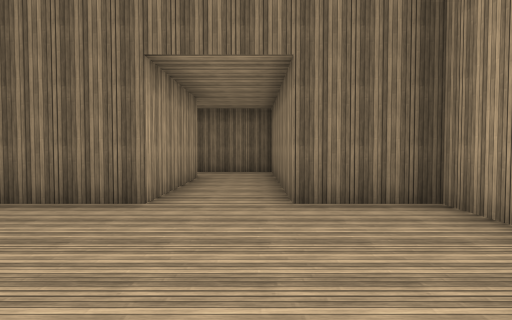
[1] (above)

17 first-person views from a walk through a Unity game level. The camera is 1.5 m above the floor, tilts 2° down and sees 75° across. The floor is counted in squares, 2 m on a side. Each view is taken from the middle of a square. On the plan, view 1 faces up. The plan holds only what a view shows up to about 11 squares ahead; the rest is blank. The player is left out. Surface patterns are stand-ins for the level's own textures.

[2]
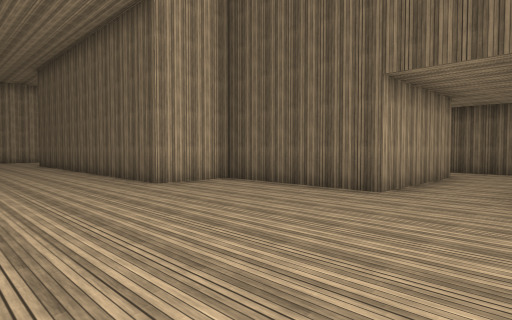

[3]
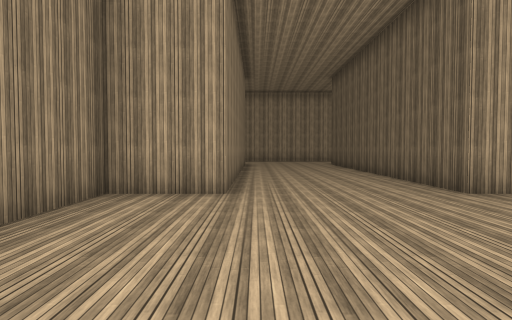

[4]
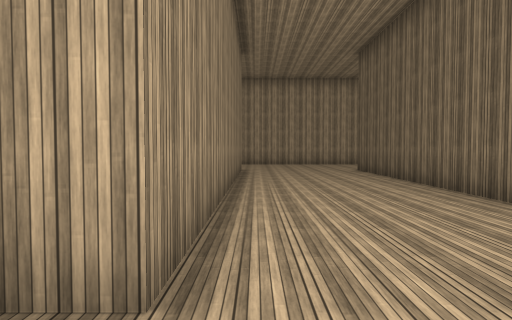

[5]
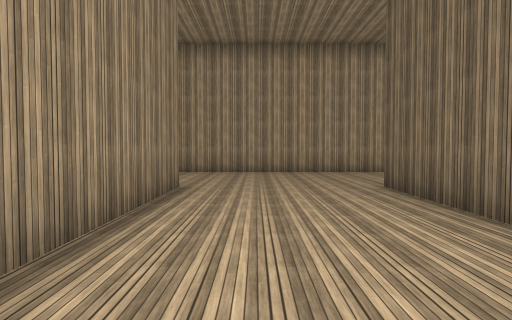

[6]
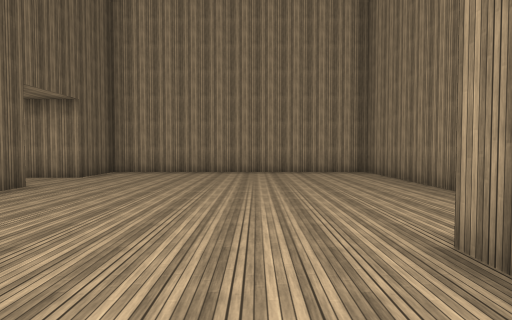

[7]
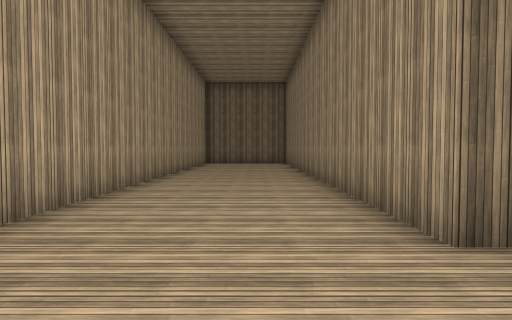

[8]
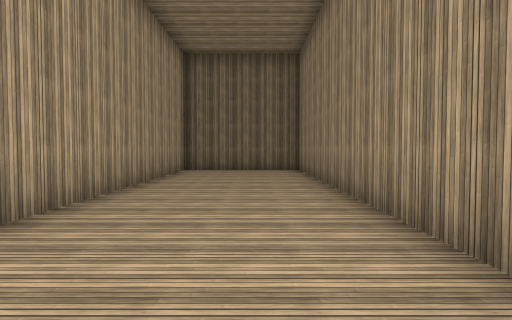

[9]
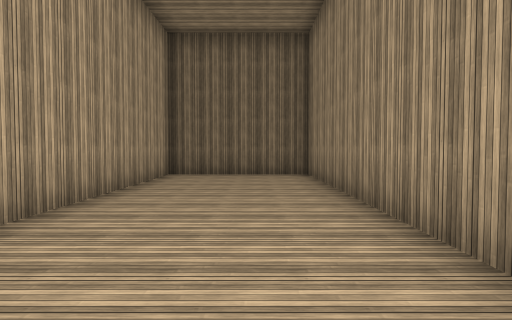

[10]
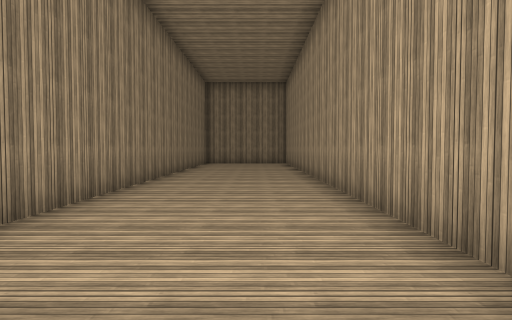

[11]
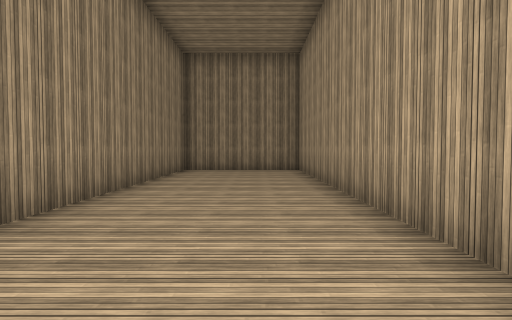

[12]
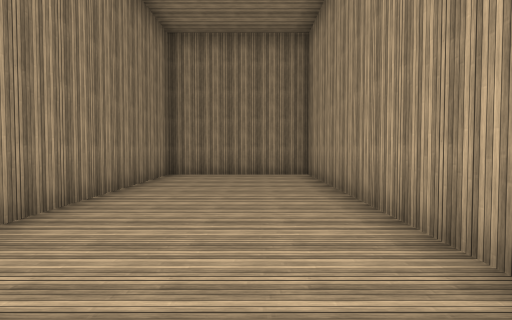

[13]
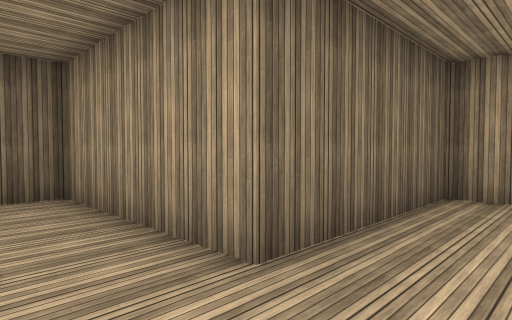

[14]
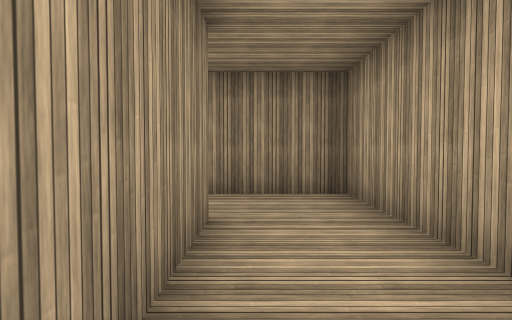

[15]
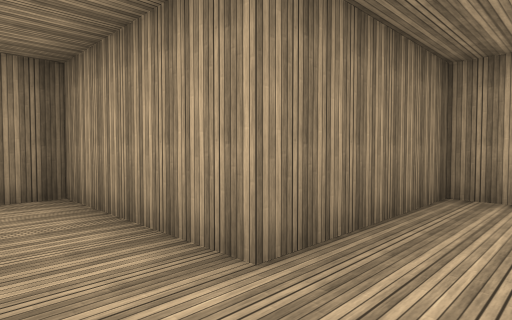

[16]
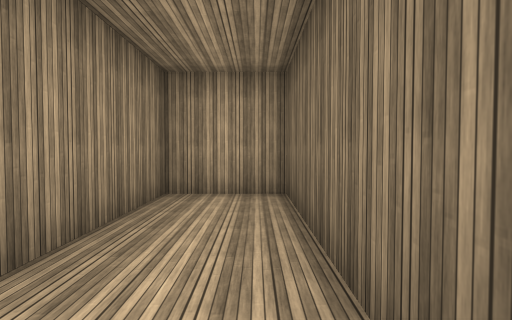

[17]
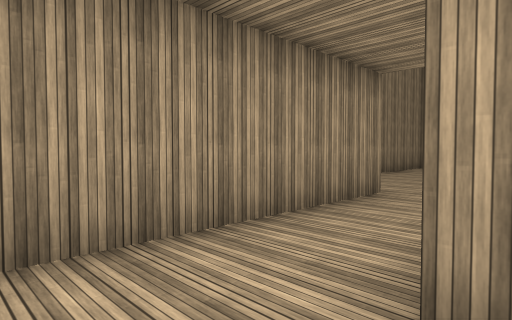

### Floor plan
Ten units are one square. View 1 is at (0, 0); x grows to the right and y downward. Boxes are objects, and circles mark ways between rooms. Rooms are numbered by the first view taken in them; rooms with no view inside come last. Other rooms are left out.
<svg viewBox="-200 -170 230 330">
<path fill="none" stroke="#000" d="M-155 15 -55 15 -55 35 25 35 25 -45 5 -45 5 -105 -15 -105M-15 -85 -15 -45 -55 -45 -55 -25 -155 -25 -155 -165 -195 -165 -195 155 -155 155 -155 21M-55 -105 -55 -85 -15 -85M-15 -105 -35 -105M-35 -105 -35 -145 -95 -145 -95 -125 -55 -125 -55 -105"/>
<circle cx="-25" cy="-95" r="3" fill="#2a7"/>
<circle cx="-45" cy="-115" r="3" fill="#2a7"/>
<text x="-110" y="-10">1</text>
<text x="-40" y="-100">2</text>
<text x="-60" y="-130">3</text>
</svg>
Room 1 opens to room 2. Room 2 opens to room 3.

Where each view was taken, in squares from view 1:
view 1: 0 up, 0 right, facing up
view 2: 1 down, 1 right, facing up-left
view 3: 1 down, 0 right, facing left
view 4: 1 down, 4 left, facing left
view 5: 0 up, 9 left, facing left
view 6: 0 up, 8 left, facing right
view 7: 0 up, 17 left, facing up
view 8: 5 up, 17 left, facing up
view 9: 7 up, 17 left, facing up
view 10: 1 up, 18 left, facing down
view 11: 4 down, 18 left, facing down
view 12: 6 down, 18 left, facing down
view 13: 9 up, 5 left, facing up-right
view 14: 14 up, 4 left, facing down
view 15: 14 up, 4 left, facing down-left
view 16: 14 up, 4 left, facing left
view 17: 10 up, 2 left, facing down-right
